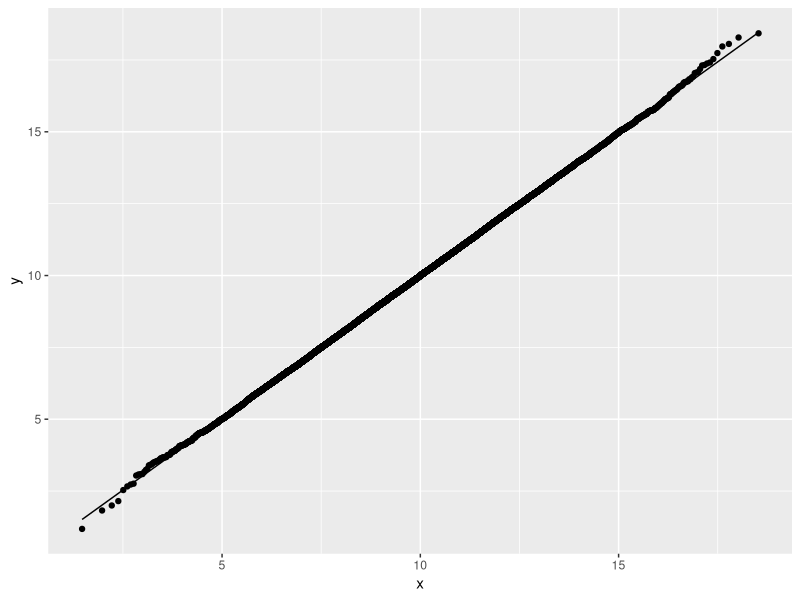

Generate this figure with R:
## ---- chunk 1
library(tidyverse)
set.seed(2026)
## ---- chunk 2
dist_y <- tibble(x = c(-1, 0, 1, 2), p = c(0.2, 0.3, 0.1, 0.4)) |>
  mutate(y = abs(x)) |>
  group_by(y) |>
  summarise(p = sum(p))
dist_y
sum(dist_y$y * dist_y$p)
## ---- chunk 3
k <- 2; lambda <- 3
x_w <- lambda * (-log(1 - runif(1e5)))^(1 / k)
c(media = mean(x_w), teorica = lambda * gamma(1 + 1 / k))
ks.test(x_w, "pweibull", shape = k, scale = lambda)$p.value
## ---- chunk 4
y <- -log(runif(1e5))
ks.test(y, "pexp", rate = 1)$p.value
## ---- chunk 5
M <- 16 / 9
n <- 1e5
x <- runif(n); u <- runif(n)
aceptados <- x[u <= (12 * x^2 * (1 - x)) / M]
c(tasa_observada = length(aceptados) / n, tasa_teorica = 1 / M)
ks.test(aceptados, "pbeta", shape1 = 3, shape2 = 2)$p.value
## ---- chunk 6
#| label: fig-lab-bm
#| fig-cap: "Gráfico cuantil-cuantil de la muestra generada con Box-Muller."
u1 <- runif(5e4); u2 <- runif(5e4)
z <- sqrt(-2 * log(u1)) * cos(2 * pi * u2)
x <- 10 + 2 * z

q <- c(0.01, 0.1, 0.5, 0.9, 0.99)
rbind(muestra = quantile(x, q), teoricos = qnorm(q, 10, 2))

ggplot(tibble(x), aes(sample = x)) + stat_qq(distribution = qnorm, dparams = list(mean = 10, sd = 2)) +
  stat_qq_line(distribution = qnorm, dparams = list(mean = 10, sd = 2))
## ---- chunk 7
# 1: la media de una Cauchy no existe; la media muestral no se estabiliza
x <- tan(pi * (runif(1e5) - 0.5))
sapply(c(1e2, 1e3, 1e4, 1e5), function(n) mean(x[1:n]))

# 2: Pareto
a <- 3
xp <- (1 - runif(1e5))^(-1 / a)
c(mean(xp), a / (a - 1))

# 3: F_Y(y) = 2*Phi(y) - 1 para y > 0
y <- abs(rnorm(1e5))
mean(y <= 1.2); 2 * pnorm(1.2) - 1

# 4
v <- c(10, 20, 30, 40); pr <- c(0.1, 0.2, 0.3, 0.4)
x4 <- v[findInterval(runif(1e5), c(0, cumsum(pr)))]
chisq.test(table(x4), p = pr)

# 5: el máximo de f es f(0) = 3/4 y g = 1/2, luego M = 3/2 y la tasa es 2/3
f5 <- function(x) 0.75 * (1 - x^2)
M <- f5(0) / 0.5                 # f <= M * g
M; 1 / M
x <- runif(1e5, -1, 1); u <- runif(1e5)
x5 <- x[u <= f5(x) / (M * 0.5)]
length(x5) / 1e5
ks.test(x5, function(x) 0.5 + 0.75 * x - 0.25 * x^3)$p.value

# 6: media 2, varianza = 1 + 4 = 5
comp <- sample(0:1, 1e5, replace = TRUE)
xm <- rnorm(1e5, mean = 4 * comp, sd = 1)
c(mean(xm), var(xm))
